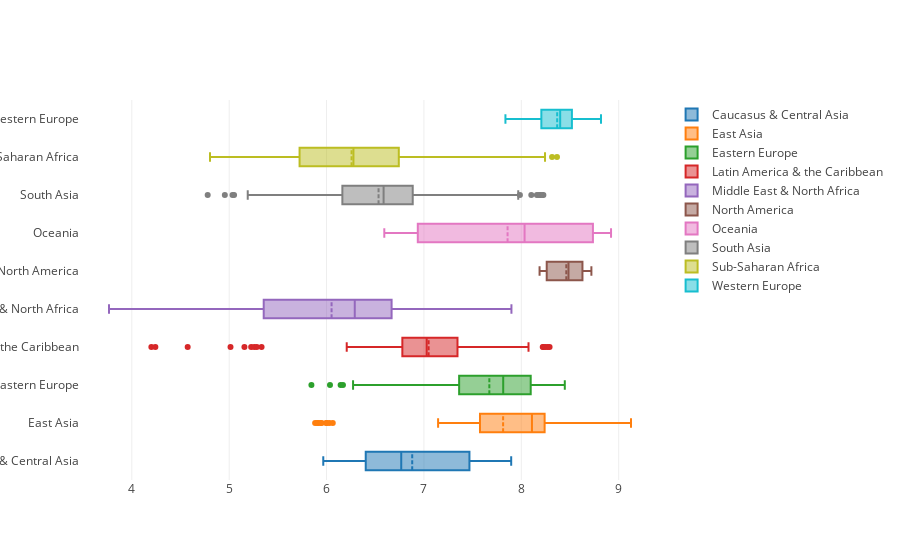

Notebook code cell kept with this figure:
### Code cell
# Boxplot sencillo con pandas dataset.boxplot("hf_score", by="region")
data = []

for d in dataset.groupby("region"):
    data.append(go.Box(x=d[1].hf_score, name=d[0], boxmean=True))
iplot(data)

### Figure 1 — Plotly figure (JSON) as saved in the notebook; plotly's stock layout.template omitted (floating-point values rounded to 4 significant figures; data arrays with more than 128 entries replaced by an {"elided": "..."} marker saying what was removed)
{"data": [{"boxmean": true, "name": "Caucasus & Central Asia", "type": "box", "uid": "27c6e38c-34d0-4351-822c-bbeb797d0c66", "x": [7.241, 6.083, 7.798, 6.743, 6.589, 6.186, 7.231, 5.966, 7.878, 6.841, 6.511, 6.206, 7.308, 6.112, 7.896, 6.85, 6.607, 6.324, 7.397, 6.086, 7.814, 6.739, 6.453, 6.588, 7.559, 6.161, 7.564, 6.758, 6.47, 6.743, 7.56, 6.118, 7.548, 6.678, 6.405, 6.604, 7.488, 6.311, 7.818, 6.925, 6.399, 6.908, 7.479, 6.177, 7.778, 6.919, 6.776, null, 7.455, 6.372, 7.556, 6.954, 6.801, null]}, {"boxmean": true, "name": "East Asia", "type": "box", "uid": "4c376e39-77ba-466f-86f5-eb37d617ce97", "x": [5.905, 8.777, 8.102, 8.148, 7.699, 8.466, 5.882, 8.858, 8.083, 8.173, 7.709, 8.407, 5.95, 8.892, 8.146, 8.203, 7.709, 8.273, 6.064, 8.972, 8.196, 8.013, 7.638, 8.199, 6.003, 8.999, 8.273, 8.057, 7.522, 8.116, 6.029, 9.028, 8.193, 8.075, 7.576, 8.158, 5.912, 9.028, 8.19, 8.172, 7.32, 7.997, 5.938, 9.053, 8.191, 8.052, 7.296, 7.813, 5.996, 9.126, 8.239, 8.149, 7.145, 7.792]}, {"boxmean": true, "name": "Eastern Europe", "type": "box", "uid": "c3bb1296-bc52-470f-92d0-b383c2698858", "x": {"elided": "198 float values"}}, {"boxmean": true, "name": "Latin America & the Caribbean", "type": "box", "uid": "01910689-61b5-40fa-944b-797bbe2d8b7f", "x": {"elided": "234 float values"}}, {"boxmean": true, "name": "Middle East & North Africa", "type": "box", "uid": "e25ef51e-4061-4702-955f-8ad7d8f3e889", "x": {"elided": "171 float values"}}, {"boxmean": true, "name": "North America", "type": "box", "uid": "732637cb-cb00-4635-9408-78a2320ea715", "x": [8.566, 8.389, 8.52, 8.379, 8.72, 8.33, 8.628, 8.187, 8.598, 8.251, 8.608, 8.236, 8.64, 8.261, 8.639, 8.261, 8.653, 8.448]}, {"boxmean": true, "name": "Oceania", "type": "box", "uid": "46d45777-774e-4110-8b8b-1cc528ecc26a", "x": [8.582, 7.291, 8.887, 6.752, 8.607, 7.261, 8.877, 6.682, 8.672, 7.054, 8.921, 6.616, 8.544, 6.862, 8.869, 6.928, 8.558, 7.095, 8.785, 6.593, 8.596, 7.198, 8.792, 6.594, 8.643, 7.247, 8.879, 6.946, 8.63, 7.318, 8.798, 6.805, 8.686, 7.523, 8.911, 6.914]}, {"boxmean": true, "name": "South Asia", "type": "box", "uid": "fb2801e3-97b7-4853-8b4e-8b8f9797b5d1", "x": {"elided": "153 float values"}}, {"boxmean": true, "name": "Sub-Saharan Africa", "type": "box", "uid": "8fa8ee4d-a7ca-4260-8e7f-061a6a33e028", "x": {"elided": "378 float values"}}, {"boxmean": true, "name": "Western Europe", "type": "box", "uid": "562ca4b5-fe5b-4e5e-a6b0-4d13a3a464c7", "x": {"elided": "162 float values"}}], "layout": {}}
